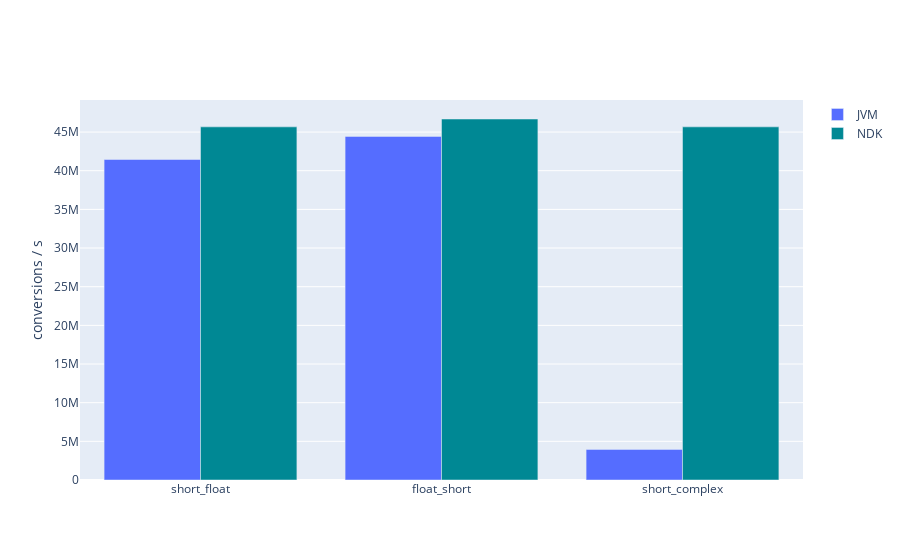

The notebook cell this image was saved under:
### Code cell
fig = iplot({
    'data': [
        go.Bar(
            x = ['short_float', 'float_short', 'short_complex'],
            y = [conversion_means[series] for series in [f'{env}_short_float', f'{env}_float_short', f'{env}_short_complex']],
            name = env.upper(),
            marker_color = colors[env]
        ) for env in ['jvm', 'ndk']
    ],
    'layout': go.Layout(barmode='group', yaxis=dict(title='conversions / s'))
})

### Figure 1 — Plotly figure (JSON) as saved in the notebook; plotly's stock layout.template omitted (floating-point values rounded to 4 significant figures)
{"data": [{"marker": {"color": "#556DFF"}, "name": "JVM", "type": "bar", "x": ["short_float", "float_short", "short_complex"], "y": [41450000.0, 44440000.0, 3958000.0]}, {"marker": {"color": "#008894"}, "name": "NDK", "type": "bar", "x": ["short_float", "float_short", "short_complex"], "y": [45670000.0, 46690000.0, 45670000.0]}], "layout": {"barmode": "group", "yaxis": {"title": {"text": "conversions / s"}}}}
